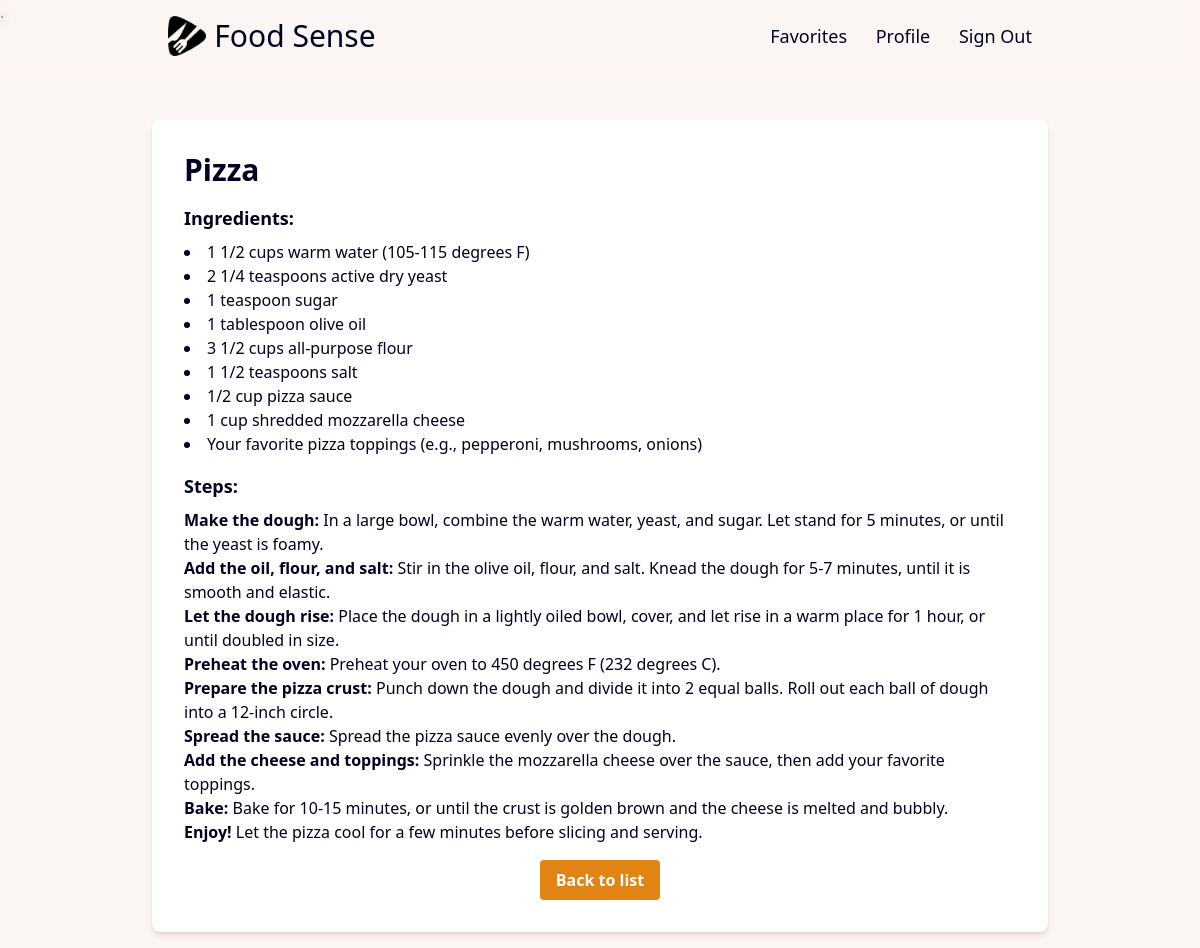
/users/favorite/2 (signed in), run on the app's committed database.
### users/models.py (models this page shows)
class Favorite(models.Model):
    user = models.ForeignKey(User, on_delete=models.CASCADE)
    name = models. CharField(max_length = 100)
    ingredients = models.TextField()
    steps = models.TextField()

### users/views.py (the view)
# urls.py: path('favorite/<int:id>', views.favorite, name="favorite"),
@login_required
def favorite(request, id):
    item = Favorite.objects.get(id=id)
    return render(request, 'users/favorite.html', {"item": item})

### users/templates/users/favorite.html
{% extends 'base.html' %}
{% block body %}
<div class="container mx-auto p-4 text-black">
   <div class="max-w-4xl mx-auto bg-white rounded-lg p-8 shadow-md">
       <h2 id="title" class="text-3xl font-bold mb-4 text-[#000022]">
           {{ item.name | safe }}
       </h2>
       <div class="mb-4">
           <h3 class="text-lg font-bold mb-2 text-[#000022]">Ingredients:</h3>
           <ul id="ingredients-list" class="list-disc list-inside text-[#000022]">
               {{item.ingredients|safe}}
           </ul>
       </div>
       <div class="mb-4">
           <h3 class="text-lg font-bold mb-2 text-[#000022]">Steps:</h3>
           <div id="result" class="prose prose-lg text-[#000022]">
               {{ item.steps | safe }}
           </div>
       </div>
       <div class="flex justify-center"><a href="{% url "users:favorites_list"%}" class="bg-[#e28413] hover:bg-[#bc7d30] text-white font-bold py-2 px-4 rounded focus:outline-none focus:shadow-outline">Back to list</a></div>
   </div>
</div>
{% endblock body %}

### data on the page
Favorite: name "Pizza", ingredients "1 1/2 cups warm water (105-115 degrees F) 2 1/4 teaspoons active dry yeast 1 teaspoon sugar 1 tablespoon olive oil 3 1/2 cups all-purpose flour 1 1/2 teaspoons salt 1/2 cup pizza sauce 1 cup shredded mozzarella cheese Your favorite pizza toppings (e.g., pepperoni, mushrooms, onions)", steps "Make the dough: In a large bowl, combine the warm water, yeast, and sugar. Let stand for 5 minutes, or until the yeast is foamy. Add the oil, flour, and salt: Stir in the olive oil, flour, and salt. Knead the dough for 5-7 minutes, until it is smooth and elastic. Let the dough rise: Place the dough in a lightly oiled bowl, cover, and let rise in a warm place for 1 hour, or until doubled in size. Preheat the oven: Preheat your oven to 450 degrees F (232 degrees C). Prepare the pizza crust: Punch down the dough and divide it into 2 equal balls. Roll out each ball of dough into a 12-inch circle. Spread the sauce: Spread the pizza sauce evenly over the dough. Add the cheese and toppings:…"
